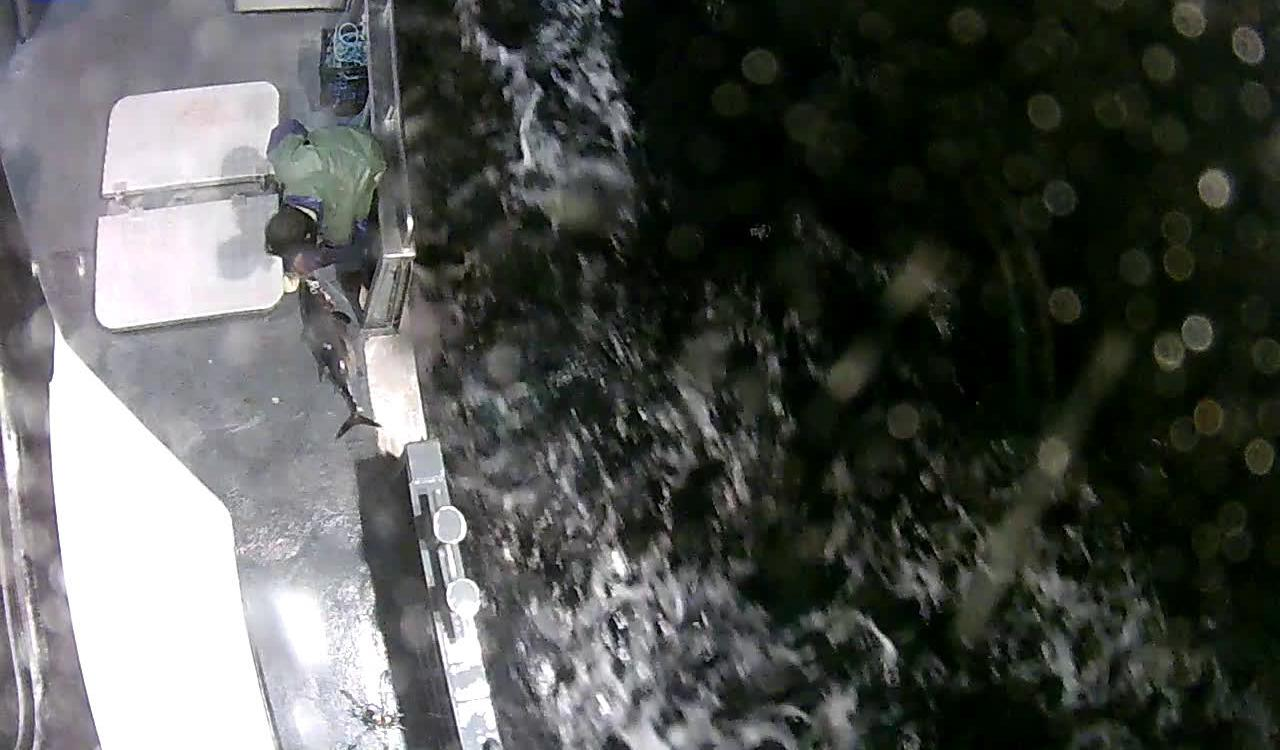
#> input picture train/ALB/img_00037.jpg, 1280 x 750 px; its folder holds 4 pictures in this run
$ python crop.py   (Python 2 division)   (older library calls are emulated)
#> lines starting #> are read from the running program, lines starting #| are printed output that depends on the picture
#> (reads alb_labels_ht.json from the repository)
import scipy.misc
import os
import cv2
import numpy
import math
import json

img_loc = 'train/'
ALB = img_loc + 'ALB/' #replace alb with any other label to get the reuslts
ALB_dict = dict()

def resize(d=ALB_dict):
  for filename in os.listdir(ALB):
    if filename.endswith('.jpg') and d.has_key(filename):
      sample_img = cv2.imread(ALB + filename)
#> sample_img is the input picture: shape (750, 1280, 3); mean B, G, R 81.1, 84.2, 81.7
      x_start = min(ALB_dict[filename][0])
      x_end = max(ALB_dict[filename][0])
      y_start = min(ALB_dict[filename][1])
      y_end = max(ALB_dict[filename][1])
      height, width, channels = sample_img.shape
#> height = 750; width = 1280; channels = 3
      x_range = math.fabs(x_end - x_start) * 0.1;
      y_range = math.fabs(y_end - y_start) * 0.1;
      y_start = max(0, y_start - y_range)
      y_end = min(y_end + y_range, height)
#> y_end = 439.6
      x_start = max(0, x_start - x_range)
      x_end = min(x_end + x_range, width)
#> x_end = 362.4
      crop_img = sample_img[int(y_start):int(y_end), int(x_start):int(x_end)]
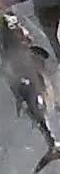
#> crop_img: shape (174, 60, 3); mean B, G, R 111.4, 108.8, 110
      #crop_img = sample_img[int(y_start - y_range):int(y_end + y_range), int(x_start - x_range):int(x_end + x_range)]
      cv2.imwrite(ALB + 'cropped/' + filename, crop_img)

def crop():
  with open('alb_labels_ht.json') as data_file:
    data = json.load(data_file)
    print type(data)
    for cur_entry in data:
      crop_info = cur_entry['annotations']
      x_ = list()
      y_ = list()
      f_name = cur_entry['filename']
      # should just be two sets of points (top left + bottom right)
      for points in crop_info:
        x_.append(points['x'])
        y_.append(points['y'])
      if len(y_) != 2 or len(x_) != 2:
        continue
      ALB_dict[f_name] = (x_, y_)

crop()
resize()
